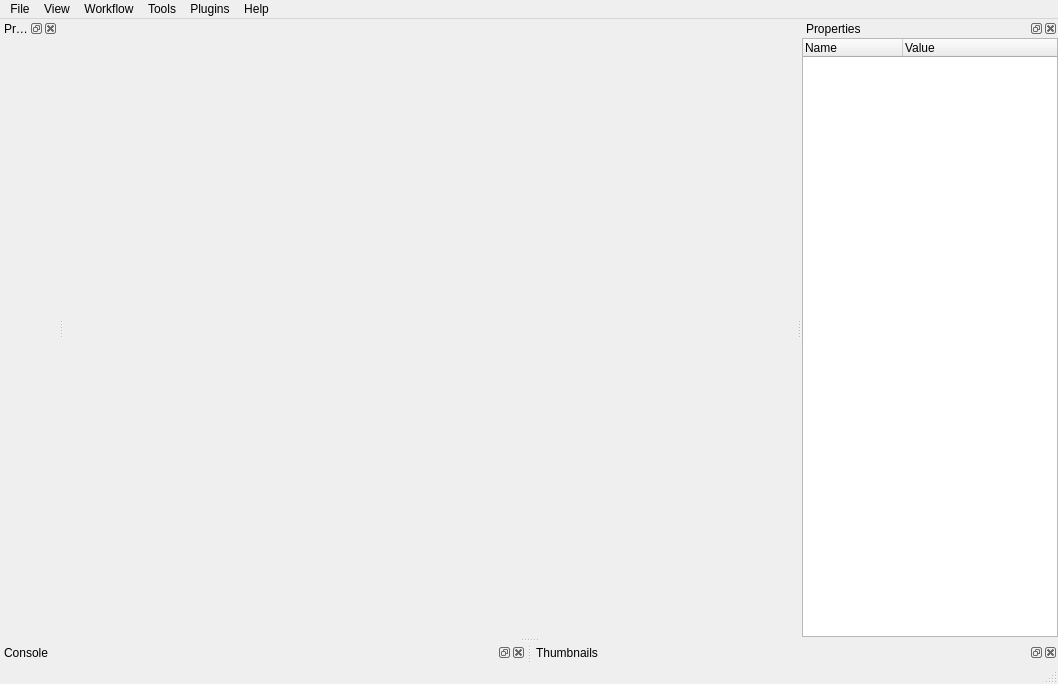
<?xml version="1.0" encoding="UTF-8"?>
<ui version="4.0">
 <class>MainWindowView</class>
 <widget class="QMainWindow" name="MainWindowView">
  <property name="geometry">
   <rect>
    <x>0</x>
    <y>0</y>
    <width>1058</width>
    <height>684</height>
   </rect>
  </property>
  <property name="windowTitle">
   <string>MainWindowView</string>
  </property>
  <widget class="QWidget" name="centralWidget"/>
  <widget class="QMenuBar" name="menuBar">
   <property name="geometry">
    <rect>
     <x>0</x>
     <y>0</y>
     <width>1058</width>
     <height>26</height>
    </rect>
   </property>
   <widget class="QMenu" name="menuFile">
    <property name="title">
     <string>File</string>
    </property>
   </widget>
   <widget class="QMenu" name="menuView">
    <property name="title">
     <string>View</string>
    </property>
   </widget>
   <widget class="QMenu" name="menuTools">
    <property name="title">
     <string>Tools</string>
    </property>
   </widget>
   <widget class="QMenu" name="menuHelp">
    <property name="title">
     <string>Help</string>
    </property>
   </widget>
   <widget class="QMenu" name="menuWorkflow">
    <property name="title">
     <string>Workflow</string>
    </property>
   </widget>
   <widget class="QMenu" name="menuPlugins">
    <property name="title">
     <string>Plugins</string>
    </property>
   </widget>
   <addaction name="menuFile"/>
   <addaction name="menuView"/>
   <addaction name="menuWorkflow"/>
   <addaction name="menuTools"/>
   <addaction name="menuPlugins"/>
   <addaction name="menuHelp"/>
  </widget>
  <widget class="QStatusBar" name="statusBar"/>
  <widget class="QDockWidget" name="dockWidgetProject">
   <property name="windowTitle">
    <string>Project</string>
   </property>
   <attribute name="dockWidgetArea">
    <number>1</number>
   </attribute>
   <widget class="QWidget" name="dockWidgetContentsProject">
    <layout class="QGridLayout" name="gridLayout">
     <property name="leftMargin">
      <number>0</number>
     </property>
     <property name="topMargin">
      <number>0</number>
     </property>
     <property name="rightMargin">
      <number>0</number>
     </property>
     <property name="bottomMargin">
      <number>0</number>
     </property>
    </layout>
   </widget>
  </widget>
  <widget class="QDockWidget" name="dockWidgetConsole">
   <property name="windowTitle">
    <string>Console</string>
   </property>
   <attribute name="dockWidgetArea">
    <number>8</number>
   </attribute>
   <widget class="QWidget" name="dockWidgetContentsConsole"/>
  </widget>
  <widget class="QDockWidget" name="dockWidgetProperties">
   <property name="windowTitle">
    <string>Properties</string>
   </property>
   <attribute name="dockWidgetArea">
    <number>2</number>
   </attribute>
   <widget class="QWidget" name="dockWidgetContentsProperties">
    <layout class="QGridLayout" name="gridLayout_2">
     <property name="leftMargin">
      <number>0</number>
     </property>
     <property name="topMargin">
      <number>0</number>
     </property>
     <property name="rightMargin">
      <number>0</number>
     </property>
     <property name="bottomMargin">
      <number>0</number>
     </property>
     <item row="0" column="0">
      <widget class="QTreeWidget" name="treeWidgetProperties">
       <column>
        <property name="text">
         <string notr="true">Name</string>
        </property>
       </column>
       <column>
        <property name="text">
         <string>Value</string>
        </property>
       </column>
      </widget>
     </item>
    </layout>
   </widget>
  </widget>
  <widget class="QDockWidget" name="dockWidgetThumb">
   <property name="windowTitle">
    <string>Thumbnails</string>
   </property>
   <attribute name="dockWidgetArea">
    <number>8</number>
   </attribute>
   <widget class="QWidget" name="dockWidgetThumbContents"/>
  </widget>
 </widget>
 <layoutdefault spacing="6" margin="11"/>
 <resources/>
 <connections/>
</ui>
